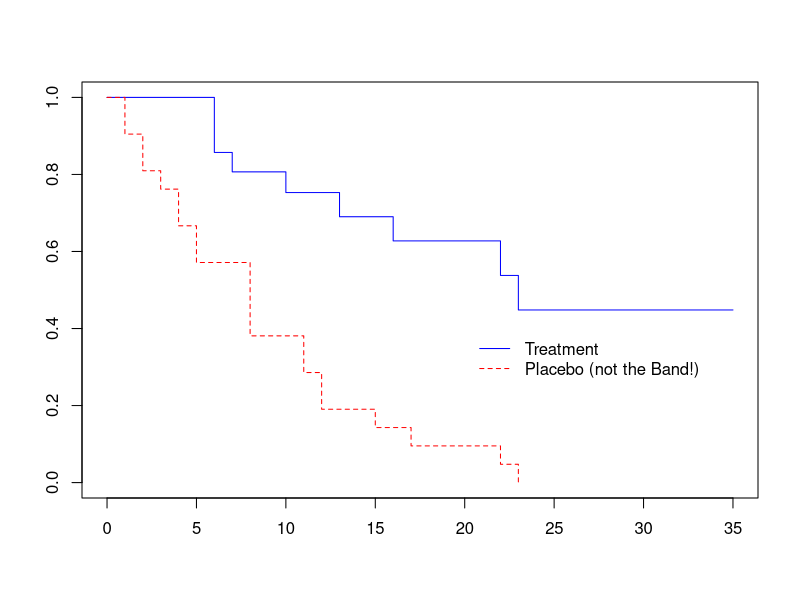
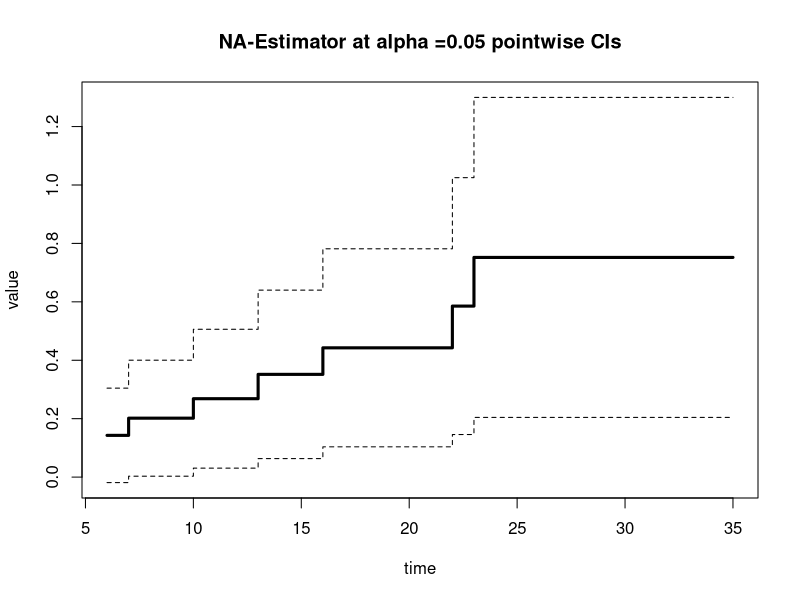
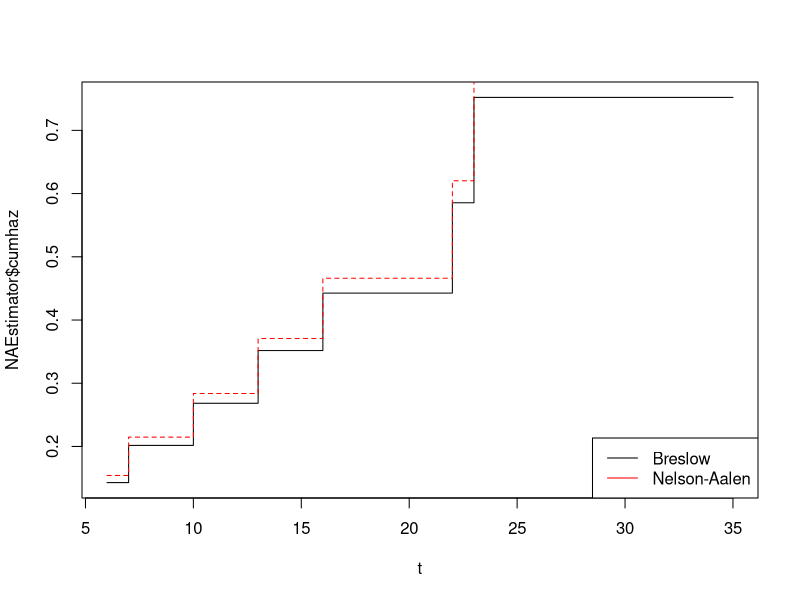
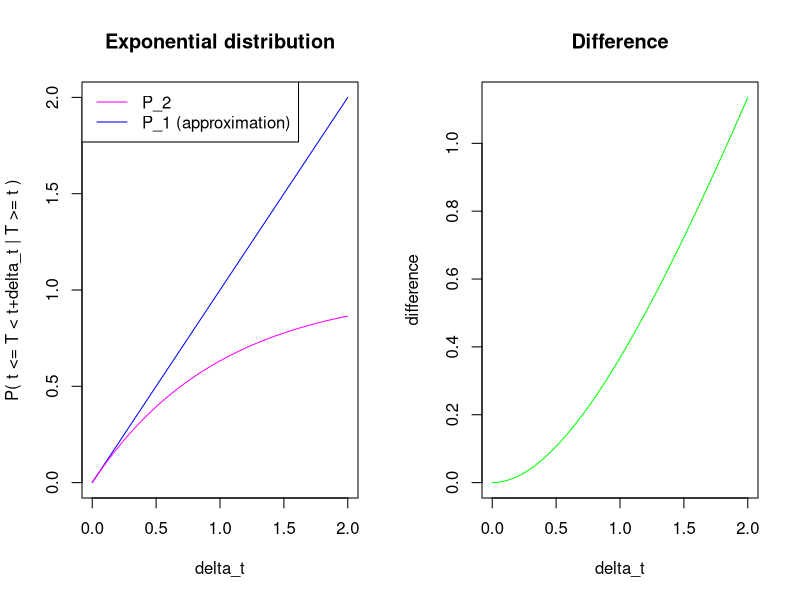

Source code (R) for these figures, in order:
## ---- chunk 1
knitr::opts_chunk$set(echo = TRUE)
library(kableExtra)

## ---- chunk 2
library(KMsurv)
library(survival)
data(drug6mp, package = "KMsurv")
Surv(drug6mp$t2, drug6mp$relapse)

treatment     <- survfit(Surv(t2,relapse) ~ 1, 
                        data = drug6mp)
placebo <- survfit(Surv(t1, rep(1, 21)) ~ 1, data = drug6mp)

## ---- chunk 3

plot(treatment,
     conf.int=FALSE, 
     lty=1, col = "blue")
lines(placebo, lty=2, conf.int=FALSE, col = "red")
legend(20,0.4, bty="n", lty=c(1,2), col = c("blue", "red") , legend=c("Treatment", "Placebo (not the Band!)"))

## ---- chunk 4

nelson.aalen <- function(time,delta)
{
  n <- length(time)
  
  # Sort data
  o     <- order(time)
  time  <- time[o]
  delta <- delta[o]
  
  # Frequency table of survival times
  # (censored = 0, event = 1)
  timetable      <- table(time,delta)
  distinct.times <- unique(time)
  
  # Number of events at survival times t_(i)
  d <- timetable[,2]
  
  # Risk set
  timeNoDelta <- apply(timetable, MARGIN=1, sum)
  Y           <- n - c(0,cumsum(timeNoDelta)[-length(timeNoDelta)])
  
  # Nelson-Aalen estimator and standard errors
  na  <- cumsum(d/Y)
  std <- sqrt(cumsum(d/Y^2))
  
  # Return results
  erg <- list(time = distinct.times,
              cumhaz = na,
              std = std)
  return(erg)
}


delta <- drug6mp$relapse
time  <- drug6mp$t2

NAEstimator <- nelson.aalen(drug6mp$t2,delta)


alpha <- 0.05
ci <- cbind(NAEstimator$cumhaz,NAEstimator$cumhaz) + outer(qnorm(1-alpha/2)*NAEstimator$std, c(-1,1))

## ---- chunk 5
NAEstimator
## ---- chunk 6
matplot(NAEstimator$time, cbind(NAEstimator$cumhaz,ci),
        xlab="time", ylab="value",
        main="NA-Estimator at alpha =0.05 pointwise CIs", 
        col=c(1,"black","black"), lty=c(1,2,2),lwd=c(3,1,1),type="s")
## ---- chunk 7
km <- survfit(Surv(t2,relapse)~1, data=drug6mp,type="kaplan-meier",conf.type="none")
breslow <- -log(km$surv)

## ---- chunk 8
plot(NAEstimator$time,NAEstimator$cumhaz,xlab="t", lty=1, type="s")
lines(km$time,breslow,type="s", lty = 2, col="red")
legend("bottomright",c("Breslow","Nelson-Aalen"),lty=1,col=c("black","red"))

## ---- chunk 9

delta_t <- seq(0,2,length=1000)       # Grid for delta_t = DELTA t (small time interval)
lambda <- 1

P1 <- lambda*delta_t                  # approximation
P2 <- 1-exp(-lambda*delta_t)          # accurate probability
difference <- P1-P2                  # difference (independent of t)

## ---- chunk 10

par(mfrow=c(1,2))
plot(delta_t,P1,type="l",ylab="P( t <= T < t+delta_t | T >= t )",col="blue",main="Exponential distribution")
lines(delta_t,P2,col="magenta")
legend("topleft",legend=c("P_2","P_1 (approximation)"),col=c("magenta","blue"),bg="white",lty=1)
plot(delta_t,abs(difference),type="l",ylab="difference",col="green",main="Difference")
